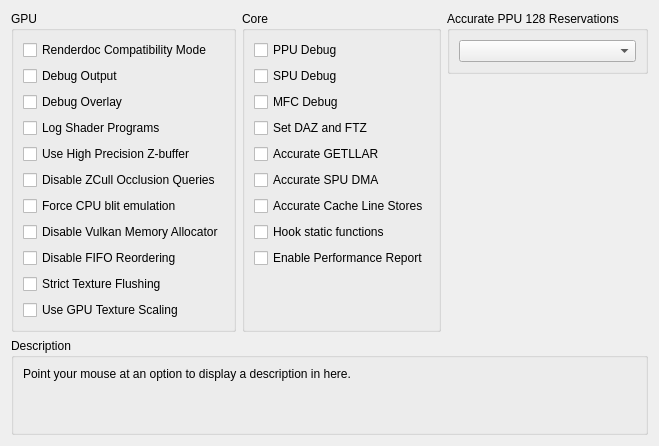
     <widget class="QWidget" name="debugTab">
      <attribute name="title">
       <string>Debug</string>
      </attribute>
      <layout class="QVBoxLayout" name="debugTab_layout" stretch="0,1,0">
       <item>
        <layout class="QHBoxLayout" name="debugTabLayout" stretch="1,1,1">
         <item>
          <widget class="QGroupBox" name="gb_debug_gpu">
           <property name="enabled">
            <bool>true</bool>
           </property>
           <property name="title">
            <string>GPU</string>
           </property>
           <property name="alignment">
            <set>Qt::AlignLeading|Qt::AlignLeft|Qt::AlignTop</set>
           </property>
           <layout class="QVBoxLayout" name="gb_debug_gpu_layout">
            <item alignment="Qt::AlignTop">
             <widget class="QCheckBox" name="renderdocCompatibility">
              <property name="enabled">
               <bool>true</bool>
              </property>
              <property name="text">
               <string>Renderdoc Compatibility Mode</string>
              </property>
             </widget>
            </item>
            <item alignment="Qt::AlignTop">
             <widget class="QCheckBox" name="debugOutput">
              <property name="text">
               <string>Debug Output</string>
              </property>
             </widget>
            </item>
            <item>
             <widget class="QCheckBox" name="debugOverlay">
              <property name="text">
               <string>Debug Overlay</string>
              </property>
             </widget>
            </item>
            <item>
             <widget class="QCheckBox" name="logProg">
              <property name="text">
               <string>Log Shader Programs</string>
              </property>
             </widget>
            </item>
            <item alignment="Qt::AlignTop">
             <widget class="QCheckBox" name="forceHighpZ">
              <property name="text">
               <string>Use High Precision Z-buffer</string>
              </property>
             </widget>
            </item>
            <item>
             <widget class="QCheckBox" name="disableHwOcclusionQueries">
              <property name="text">
               <string>Disable ZCull Occlusion Queries</string>
              </property>
             </widget>
            </item>
            <item>
             <widget class="QCheckBox" name="forceCpuBlitEmulation">
              <property name="text">
               <string>Force CPU blit emulation</string>
              </property>
             </widget>
            </item>
            <item>
             <widget class="QCheckBox" name="disableVulkanMemAllocator">
              <property name="text">
               <string>Disable Vulkan Memory Allocator</string>
              </property>
             </widget>
            </item>
            <item>
             <widget class="QCheckBox" name="disableFIFOReordering">
              <property name="text">
               <string>Disable FIFO Reordering</string>
              </property>
             </widget>
            </item>
            <item>
             <widget class="QCheckBox" name="strictTextureFlushing">
              <property name="text">
               <string>Strict Texture Flushing</string>
              </property>
             </widget>
            </item>
            <item>
             <widget class="QCheckBox" name="gpuTextureScaling">
              <property name="text">
               <string>Use GPU Texture Scaling</string>
              </property>
             </widget>
            </item>
            <item>
             <spacer name="verticalSpacerDebugGPU">
              <property name="orientation">
               <enum>Qt::Vertical</enum>
              </property>
              <property name="sizeType">
               <enum>QSizePolicy::MinimumExpanding</enum>
              </property>
              <property name="sizeHint" stdset="0">
               <size>
                <width>0</width>
                <height>0</height>
               </size>
              </property>
             </spacer>
            </item>
           </layout>
          </widget>
         </item>
         <item>
          <widget class="QGroupBox" name="gb_debug_core">
           <property name="title">
            <string>Core</string>
           </property>
           <layout class="QVBoxLayout" name="gb_debug_core_layout">
            <item>
             <widget class="QCheckBox" name="ppuDebug">
              <property name="text">
               <string>PPU Debug</string>
              </property>
             </widget>
            </item>
            <item>
             <widget class="QCheckBox" name="spuDebug">
              <property name="text">
               <string>SPU Debug</string>
              </property>
             </widget>
            </item>
            <item>
             <widget class="QCheckBox" name="mfcDebug">
              <property name="text">
               <string>MFC Debug</string>
              </property>
             </widget>
            </item>
            <item>
             <widget class="QCheckBox" name="setDAZandFTZ">
              <property name="text">
               <string>Set DAZ and FTZ</string>
              </property>
             </widget>
            </item>
            <item>
             <widget class="QCheckBox" name="accurateGETLLAR">
              <property name="text">
               <string>Accurate GETLLAR</string>
              </property>
             </widget>
            </item>
            <item>
             <widget class="QCheckBox" name="accurateSpuDMA">
              <property name="text">
               <string>Accurate SPU DMA</string>
              </property>
             </widget>
            </item>
            <item>
             <widget class="QCheckBox" name="accurateClineStores">
              <property name="text">
               <string>Accurate Cache Line Stores</string>
              </property>
             </widget>
            </item>
            <item>
             <widget class="QCheckBox" name="hookStFunc">
              <property name="text">
               <string>Hook static functions</string>
              </property>
             </widget>
            </item>
            <item>
             <widget class="QCheckBox" name="perfReport">
              <property name="text">
               <string>Enable Performance Report</string>
              </property>
             </widget>
            </item>
            <item>
             <spacer name="verticalSpacerDebugCore">
              <property name="orientation">
               <enum>Qt::Vertical</enum>
              </property>
              <property name="sizeType">
               <enum>QSizePolicy::MinimumExpanding</enum>
              </property>
              <property name="sizeHint" stdset="0">
               <size>
                <width>0</width>
                <height>0</height>
               </size>
              </property>
             </spacer>
            </item>
           </layout>
          </widget>
         </item>
         <item>
          <widget class="QWidget" name="debug_more_stuff" native="true">
           <layout class="QVBoxLayout" name="debug_more_stuff_layout">
            <property name="leftMargin">
             <number>0</number>
            </property>
            <property name="topMargin">
             <number>0</number>
            </property>
            <property name="rightMargin">
             <number>0</number>
            </property>
            <property name="bottomMargin">
             <number>0</number>
            </property>
            <item>
             <widget class="QGroupBox" name="gb_accurate_ppu_128">
              <property name="title">
               <string>Accurate PPU 128 Reservations</string>
              </property>
              <layout class="QVBoxLayout" name="gb_accurate_ppu_128_layout">
               <item>
                <widget class="QComboBox" name="combo_accurate_ppu_128"/>
               </item>
              </layout>
             </widget>
            </item>
            <item>
             <spacer name="verticalSpacerDebugMore">
              <property name="orientation">
               <enum>Qt::Vertical</enum>
              </property>
              <property name="sizeType">
               <enum>QSizePolicy::MinimumExpanding</enum>
              </property>
              <property name="sizeHint" stdset="0">
               <size>
                <width>0</width>
                <height>0</height>
               </size>
              </property>
             </spacer>
            </item>
           </layout>
          </widget>
         </item>
        </layout>
       </item>
       <item>
        <spacer name="debugTabSpacer">
         <property name="orientation">
          <enum>Qt::Vertical</enum>
         </property>
         <property name="sizeType">
          <enum>QSizePolicy::MinimumExpanding</enum>
         </property>
         <property name="sizeHint" stdset="0">
          <size>
           <width>0</width>
           <height>0</height>
          </size>
         </property>
        </spacer>
       </item>
       <item>
        <widget class="QGroupBox" name="gb_description_debug">
         <property name="title">
          <string>Description</string>
         </property>
         <layout class="QVBoxLayout" name="gb_description_debug_layout">
          <item>
           <widget class="QLabel" name="description_debug">
            <property name="text">
             <string>Point your mouse at an option to display a description in here.


</string>
            </property>
            <property name="textFormat">
             <enum>Qt::PlainText</enum>
            </property>
            <property name="alignment">
             <set>Qt::AlignLeading|Qt::AlignLeft|Qt::AlignTop</set>
            </property>
            <property name="wordWrap">
             <bool>true</bool>
            </property>
           </widget>
          </item>
         </layout>
        </widget>
       </item>
      </layout>
     </widget>
